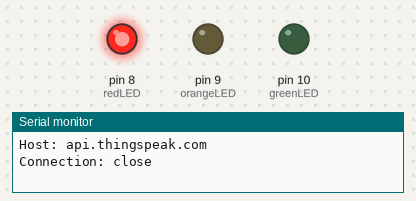
Simulated run of this sketch. Board: Arduino Uno, built with avr-gcc and run on an emulated ATmega328P. On the bench: output pins drawn as LEDs (lit = HIGH), the last lines printed to the serial monitor.

Above: at 11.5 s.
At 32.5 s:
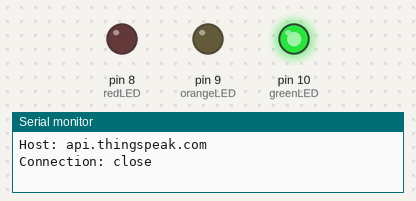
At 51.0 s:
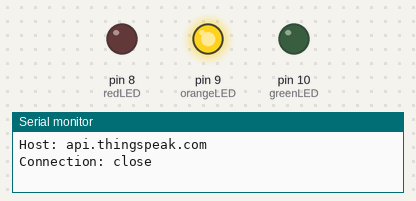
Timing chart, 0 to 76.5 s (numbered marks = the images above):
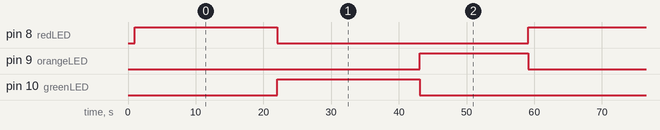

The sketch:

traffic_light_A_part_Simulation.ino
```cpp
String ssid = "Simulator Wifi";
String password = "";
String host = "api.thingspeak.com";
const int httpPort = 80;
String api = ""; // Thingspeak Channel API Key

// LED pin setup
int greenLED = 10; // Pin for green LED
int orangeLED = 9; // Pin for orange LED
int redLED = 8; // Pin for red LED

int setupESP8266(void){
  Serial.begin(115200);
  Serial.println("AT");
  delay(10);
  if(!Serial.find("OK")) return 1;

  // Set WiFi mode to station
  Serial.println("AT+CWMODE=1");
  delay(2000);
  if(!Serial.find("OK")) return 2;

  // Connect to WiFi
  String cmd = "AT+CWJAP=\"" + ssid + "\",\"" + password + "\"";
  Serial.println(cmd);
  delay(5000); // Wait a bit for the connection to establish
  if(!Serial.find("OK")) return 3;

  // Check IP address (optional, for verification)
  Serial.println("AT+CIFSR");
  delay(2000);
  if(!Serial.find("OK")) return 4;

  // Connect to ThingSpeak
  Serial.println("AT+CIPSTART=\"TCP\",\"" + host + "\"," + httpPort);
  delay(5000); // Wait for connection to establish
  if(!Serial.find("OK")) return 5;

  Serial.println("WiFi Connected and ThingSpeak API ready");
  return 0; // Success
}

void setup() {
  // Setup the ESP8266 and LEDs
  pinMode(greenLED, OUTPUT);
  pinMode(orangeLED, OUTPUT);
  pinMode(redLED, OUTPUT);
  setupESP8266();
}

// Thingspeak: Field1 = Green, Field2 = Orange, Field3 = Red
void sendData(String green, String orange, String red) {

  // Construct and send the HTTP GET request
  String url = "/update?api_key=" + api + "&field1=" + green + "&field2=" + orange + "&field3=" + red;
  String httpPacket = "GET " + url + " HTTP/1.1\r\nHost: " + String(host) + "\r\nConnection: close\r\n\r\n";
  int length = httpPacket.length();

  Serial.print("AT+CIPSEND=");
  Serial.println(length);
  delay(10);

  Serial.print(httpPacket);
  delay(10);
  if(!Serial.find("SEND OK\r\n")) return;
}

void controlTrafficLight(String state) {
  if(state == "red"){
    digitalWrite(greenLED, LOW);
    digitalWrite(orangeLED, LOW);
    digitalWrite(redLED, HIGH);
  } else if (state == "orange") {
    digitalWrite(greenLED, LOW);
    digitalWrite(orangeLED, HIGH);
    digitalWrite(redLED, LOW);
  } else if (state == "green") {
    digitalWrite(greenLED, HIGH);
    digitalWrite(orangeLED, LOW);
    digitalWrite(redLED, LOW);
  }

}

void loop() {
  // Simulate traffic light control
  controlTrafficLight("red");
  sendData("0", "0", "1");
  delay(20000);

  controlTrafficLight("green");
  sendData("1", "0", "0");
  delay(20000);

  controlTrafficLight("orange");
  sendData("0", "1", "0");
  delay(15000);
}
```

Measured:
- by itself, pin 8 (redLED), pin 10 (greenLED): alternates HIGH for 21.0 s and LOW for 37.0 s
- by itself, pin 9 (orangeLED): alternates HIGH for 16.0 s and LOW for 42.0 s
